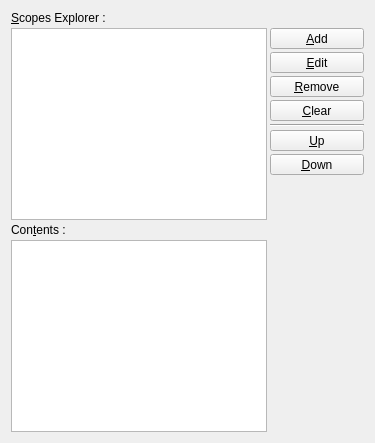
     <widget class="QWidget" name="wAdvanced" >
      <layout class="QGridLayout" >
       <property name="horizontalSpacing" >
        <number>3</number>
       </property>
       <property name="verticalSpacing" >
        <number>3</number>
       </property>
       <item row="2" column="0" >
        <widget class="QLabel" name="lContentsExplorer" >
         <property name="text" >
          <string>Con&amp;tents :</string>
         </property>
         <property name="buddy" >
          <cstring>lvContents</cstring>
         </property>
        </widget>
       </item>
       <item row="0" column="0" colspan="2" >
        <widget class="QLabel" name="lScopeExplorer" >
         <property name="text" >
          <string>&amp;Scopes Explorer :</string>
         </property>
         <property name="buddy" >
          <cstring>tvScopes</cstring>
         </property>
        </widget>
       </item>
       <item rowspan="3" row="1" column="1" >
        <layout class="QVBoxLayout" >
         <property name="spacing" >
          <number>3</number>
         </property>
         <item>
          <widget class="QToolButton" name="tbAdd" >
           <property name="sizePolicy" >
            <sizepolicy vsizetype="Fixed" hsizetype="Minimum" >
             <horstretch>0</horstretch>
             <verstretch>0</verstretch>
            </sizepolicy>
           </property>
           <property name="text" >
            <string>&amp;Add</string>
           </property>
           <property name="icon" >
            <iconset resource="../resources/QMake.qrc" >:/icons/icons/add.png</iconset>
           </property>
           <property name="popupMode" >
            <enum>QToolButton::InstantPopup</enum>
           </property>
           <property name="toolButtonStyle" >
            <enum>Qt::ToolButtonTextUnderIcon</enum>
           </property>
          </widget>
         </item>
         <item>
          <widget class="QToolButton" name="tbEdit" >
           <property name="sizePolicy" >
            <sizepolicy vsizetype="Fixed" hsizetype="Minimum" >
             <horstretch>0</horstretch>
             <verstretch>0</verstretch>
            </sizepolicy>
           </property>
           <property name="text" >
            <string>&amp;Edit</string>
           </property>
           <property name="icon" >
            <iconset resource="../resources/QMake.qrc" >:/icons/icons/edit.png</iconset>
           </property>
           <property name="popupMode" >
            <enum>QToolButton::InstantPopup</enum>
           </property>
           <property name="toolButtonStyle" >
            <enum>Qt::ToolButtonTextUnderIcon</enum>
           </property>
          </widget>
         </item>
         <item>
          <widget class="QToolButton" name="tbRemove" >
           <property name="sizePolicy" >
            <sizepolicy vsizetype="Fixed" hsizetype="Minimum" >
             <horstretch>0</horstretch>
             <verstretch>0</verstretch>
            </sizepolicy>
           </property>
           <property name="text" >
            <string>&amp;Remove</string>
           </property>
           <property name="icon" >
            <iconset resource="../resources/QMake.qrc" >:/icons/icons/remove.png</iconset>
           </property>
           <property name="toolButtonStyle" >
            <enum>Qt::ToolButtonTextUnderIcon</enum>
           </property>
          </widget>
         </item>
         <item>
          <widget class="QToolButton" name="tbClear" >
           <property name="sizePolicy" >
            <sizepolicy vsizetype="Fixed" hsizetype="Minimum" >
             <horstretch>0</horstretch>
             <verstretch>0</verstretch>
            </sizepolicy>
           </property>
           <property name="text" >
            <string>&amp;Clear</string>
           </property>
           <property name="icon" >
            <iconset resource="../resources/QMake.qrc" >:/icons/icons/clear.png</iconset>
           </property>
           <property name="toolButtonStyle" >
            <enum>Qt::ToolButtonTextUnderIcon</enum>
           </property>
          </widget>
         </item>
         <item>
          <widget class="Line" name="lSeparator" >
           <property name="orientation" >
            <enum>Qt::Horizontal</enum>
           </property>
          </widget>
         </item>
         <item>
          <widget class="QToolButton" name="tbUp" >
           <property name="sizePolicy" >
            <sizepolicy vsizetype="Fixed" hsizetype="Minimum" >
             <horstretch>0</horstretch>
             <verstretch>0</verstretch>
            </sizepolicy>
           </property>
           <property name="text" >
            <string>&amp;Up</string>
           </property>
           <property name="icon" >
            <iconset resource="../resources/QMake.qrc" >:/icons/icons/up.png</iconset>
           </property>
           <property name="toolButtonStyle" >
            <enum>Qt::ToolButtonTextUnderIcon</enum>
           </property>
          </widget>
         </item>
         <item>
          <widget class="QToolButton" name="tbDown" >
           <property name="sizePolicy" >
            <sizepolicy vsizetype="Fixed" hsizetype="Minimum" >
             <horstretch>0</horstretch>
             <verstretch>0</verstretch>
            </sizepolicy>
           </property>
           <property name="text" >
            <string>&amp;Down</string>
           </property>
           <property name="icon" >
            <iconset resource="../resources/QMake.qrc" >:/icons/icons/down.png</iconset>
           </property>
           <property name="toolButtonStyle" >
            <enum>Qt::ToolButtonTextUnderIcon</enum>
           </property>
          </widget>
         </item>
         <item>
          <spacer>
           <property name="orientation" >
            <enum>Qt::Vertical</enum>
           </property>
           <property name="sizeHint" >
            <size>
             <width>94</width>
             <height>25</height>
            </size>
           </property>
          </spacer>
         </item>
        </layout>
       </item>
       <item row="3" column="0" >
        <widget class="QListView" name="lvContents" >
         <property name="editTriggers" >
          <set>QAbstractItemView::NoEditTriggers</set>
         </property>
        </widget>
       </item>
       <item row="1" column="0" >
        <widget class="QTreeView" name="tvScopes" >
         <property name="editTriggers" >
          <set>QAbstractItemView::NoEditTriggers</set>
         </property>
        </widget>
       </item>
      </layout>
     </widget>
